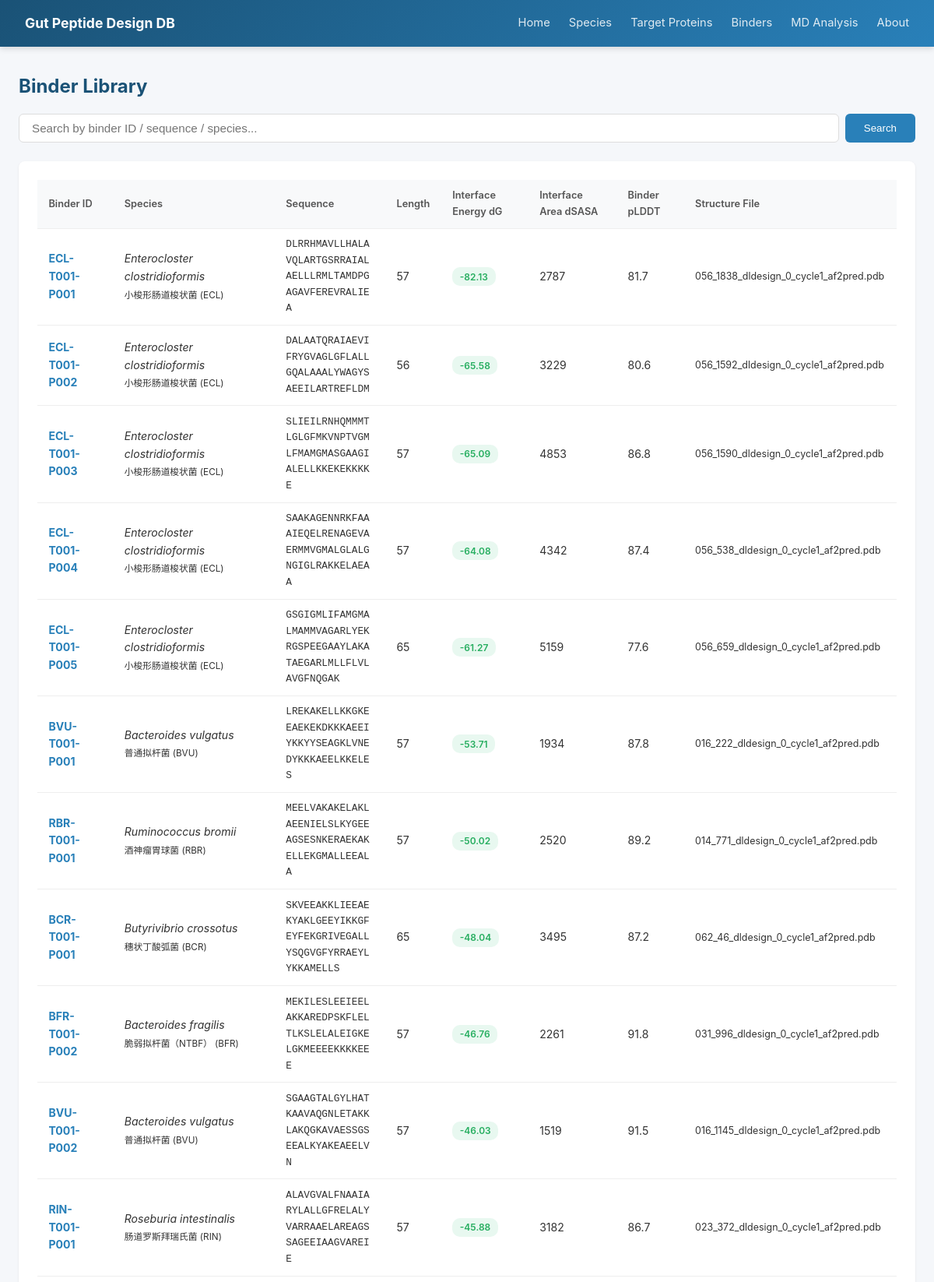
/binders (upper part), run on the app's committed database.
### tables this page shows
CREATE TABLE Binder (
        Binder_ID       TEXT PRIMARY KEY,
        Species_ID      TEXT NOT NULL,
        Binder_Sequence TEXT,
        Length          INTEGER,
        Raw_Score       REAL,
        dG_sep_norm     REAL,
        dSASA_int       REAL,
        complex_norm    REAL,
        total_score     REAL,
        packstat        REAL,
        hbonds_int      INTEGER,
        pLDDT_total     REAL,
        pLDDT_binder    REAL,
        PAE_interaction REAL,
        binder_RMSD     REAL,
        target_RMSD     REAL,
        Sequence_File   TEXT,
        Structure_File  TEXT,
        Notes           TEXT,
        FOREIGN KEY (Species_ID) REFERENCES Species(Species_ID)
    );

CREATE TABLE Species (
        Species_ID      TEXT PRIMARY KEY,
        Scientific_Name TEXT NOT NULL,
        Chinese_Name    TEXT,
        Taxonomy_ID     INTEGER,
        Genome_Accession TEXT,
        Proteome_Source TEXT,
        Notes           TEXT
    );

### app.py (the view)
@app.route('/binders')
def binder_list():
    db = get_db()
    q = request.args.get('q', '')
    sql = """
        SELECT b.*, s.Scientific_Name, s.Chinese_Name
        FROM Binder b JOIN Species s ON b.Species_ID=s.Species_ID
    """
    if q:
        rows = db.execute(sql+" WHERE b.Binder_ID LIKE ? OR b.Binder_Sequence LIKE ? OR s.Scientific_Name LIKE ? ORDER BY b.Raw_Score LIMIT 200",
                          (f'%{q}%',f'%{q}%',f'%{q}%')).fetchall()
    else:
        rows = db.execute(sql+" ORDER BY b.Raw_Score LIMIT 200").fetchall()
    return render_template('binders.html', binders=rows, q=q)

### app.py (called while the page is built)
@app.context_processor
def inject_meta():
    return {'DB_VERSION': DB_VERSION, 'REPO_URL': REPO_URL}

def get_db():
    if 'db' not in g:
        g.db = sqlite3.connect(DB_PATH)
        g.db.row_factory = sqlite3.Row
    return g.db

### templates/binders.html (shortened to what this page needs)
{% extends "base.html" %}
{% block content %}
<h1>Binder Library</h1>
<div class="search-box">
    <form method="GET" action="/binders" style="display:flex; gap:.5rem; width:100%;">
        <input type="text" name="q" value="{{ q }}" placeholder="Search by binder ID / sequence / species...">
        <button type="submit">Search</button>
    </form>
</div>
<div class="card">
    {% if binders %}
    <table>
        <thead><tr>
            <th>Binder ID</th><th>Species</th><th>Sequence</th><th>Length</th>
            <th>Interface Energy dG</th><th>Interface Area dSASA</th><th>Binder pLDDT</th><th>Structure File</th>
        </tr></thead>
        <tbody>
            {% for b in binders %}
            <tr>
                <td><a href="/binders/{{ b.Binder_ID }}"><strong>{{ b.Binder_ID }}</strong></a></td>
                <td><em>{{ b.Scientific_Name }}</em><br><small>{{ b.Chinese_Name }} ({{ b.Species_ID }})</small></td>
                <td style="font-family:monospace; font-size:.8rem;max-width:230px;word-break:break-all;">{{ b.Binder_Sequence }}</td>
                <td>{{ b.Length or '-' }}</td>
                <td>
                    {% if b.Raw_Score is not none %}
                    <span class="badge {% if b.Raw_Score < -6 %}badge-green{% elif b.Raw_Score < -4 %}badge-blue{% else %}badge-orange{% endif %}">{{ "%.2f"|format(b.Raw_Score) }}</span>
                    {% else %}<small style="color:#e67e22;">To be added</small>{% endif %}
                </td>
                <td>{% if b.dSASA_int is not none %}{{ "%.0f"|format(b.dSASA_int) }}{% else %}-{% endif %}</td>
                <td>{% if b.pLDDT_binder is not none %}{{ "%.1f"|format(b.pLDDT_binder) }}{% else %}-{% endif %}</td>
                <td style="font-size:.78rem;">{{ b.Structure_File or '-' }}</td>
            </tr>
            {% endfor %}
        </tbody>
    </table>
    {% else %}<div class="empty-state"><p>No Binder data</p></div>{% endif %}
</div>
{% endblock %}

### templates/base.html (style rules this page uses)
* { margin:0; padding:0; box-sizing:border-box; }
body { font-family:-apple-system,BlinkMacSystemFont,"Segoe UI","PingFang SC","Microsoft YaHei",sans-serif; background:#f5f7fa; color:#333; line-height:1.6; }
.card { background:white; border-radius:8px; box-shadow:0 1px 3px rgba(0,0,0,.08); padding:1.5rem; margin-bottom:1.5rem; }
table { width:100%; border-collapse:collapse; font-size:.88rem; }
th,td { padding:.65rem .9rem; text-align:left; border-bottom:1px solid #eee; }
th { background:#f8f9fa; font-weight:600; color:#555; font-size:.8rem; }
.search-box { display:flex; gap:.5rem; margin-bottom:1.5rem; }
.search-box input { flex:1; padding:.55rem 1rem; border:1px solid #ddd; border-radius:6px; font-size:.95rem; }
.search-box button { padding:.55rem 1.5rem; background:#2980b9; color:white; border:none; border-radius:6px; cursor:pointer; }
.badge { display:inline-block; padding:.15rem .6rem; border-radius:10px; font-size:.75rem; font-weight:600; }
.badge-green { background:#e8f8f0; color:#27ae60; }
h1 { font-size:1.5rem; margin-bottom:1rem; color:#1a5276; }
a { color:#2980b9; text-decoration:none; }

### data on the page
Binder: Binder_ID "ECL-T001-P001", Scientific_Name "Enterocloster clostridioformis", Chinese_Name "小梭形肠道梭状菌", Species_ID "ECL", Binder_Sequence "DLRRHMAVLLHALAVQLARTGSRRAIALAELLLRMLTAMDPGAGAVFEREVRALIEA", Length "57", Raw_Score "-82.13", dSASA_int "2787", pLDDT_binder "81.7", Structure_File "056_1838_dldesign_0_cycle1_af2pred.pdb"
Binder: Binder_ID "ECL-T001-P002", Scientific_Name "Enterocloster clostridioformis", Chinese_Name "小梭形肠道梭状菌", Species_ID "ECL", Binder_Sequence "DALAATQRAIAEVIFRYGVAGLGFLALLGQALAAALYWAGYSAEEILARTREFLDM", Length "56", Raw_Score "-65.58", dSASA_int "3229", pLDDT_binder "80.6", Structure_File "056_1592_dldesign_0_cycle1_af2pred.pdb"
Binder: Binder_ID "ECL-T001-P003", Scientific_Name "Enterocloster clostridioformis", Chinese_Name "小梭形肠道梭状菌", Species_ID "ECL", Binder_Sequence "SLIEILRNHQMMMTLGLGFMKVNPTVGMLFMAMGMASGAAGIALELLKKEKEKKKKE", Length "57", Raw_Score "-65.09", dSASA_int "4853", pLDDT_binder "86.8", Structure_File "056_1590_dldesign_0_cycle1_af2pred.pdb"
Binder: Binder_ID "ECL-T001-P004", Scientific_Name "Enterocloster clostridioformis", Chinese_Name "小梭形肠道梭状菌", Species_ID "ECL", Binder_Sequence "SAAKAGENNRKFAAAIEQELRENAGEVAERMMVGMALGLALGNGIGLRAKKELAEAA", Length "57", Raw_Score "-64.08", dSASA_int "4342", pLDDT_binder "87.4", Structure_File "056_538_dldesign_0_cycle1_af2pred.pdb"
Binder: Binder_ID "ECL-T001-P005", Scientific_Name "Enterocloster clostridioformis", Chinese_Name "小梭形肠道梭状菌", Species_ID "ECL", Binder_Sequence "GSGIGMLIFAMGMALMAMMVAGARLYEKRGSPEEGAAYLAKATAEGARLMLLFLVLAVGFNQGAK", Length "65", Raw_Score "-61.27", dSASA_int "5159", pLDDT_binder "77.6", Structure_File "056_659_dldesign_0_cycle1_af2pred.pdb"
Binder: Binder_ID "BVU-T001-P001", Scientific_Name "Bacteroides vulgatus", Chinese_Name "普通拟杆菌", Species_ID "BVU", Binder_Sequence "LREKAKELLKKGKEEAEKEKDKKKAEEIYKKYYSEAGKLVNEDYKKKAEELKKELES", Length "57", Raw_Score "-53.71", dSASA_int "1934", pLDDT_binder "87.8", Structure_File "016_222_dldesign_0_cycle1_af2pred.pdb"
Binder: Binder_ID "RBR-T001-P001", Scientific_Name "Ruminococcus bromii", Chinese_Name "酒神瘤胃球菌", Species_ID "RBR", Binder_Sequence "MEELVAKAKELAKLAEENIELSLKYGEEAGSESNKERAEKAKELLEKGMALLEEALA", Length "57", Raw_Score "-50.02", dSASA_int "2520", pLDDT_binder "89.2", Structure_File "014_771_dldesign_0_cycle1_af2pred.pdb"
Binder: Binder_ID "BCR-T001-P001", Scientific_Name "Butyrivibrio crossotus", Chinese_Name "穗状丁酸弧菌", Species_ID "BCR", Binder_Sequence "SKVEEAKKLIEEAEKYAKLGEEYIKKGFEYFEKGRIVEGALLYSQGVGFYRRAEYLYKKAMELLS", Length "65", Raw_Score "-48.04", dSASA_int "3495", pLDDT_binder "87.2", Structure_File "062_46_dldesign_0_cycle1_af2pred.pdb"
Binder: Binder_ID "BFR-T001-P002", Scientific_Name "Bacteroides fragilis", Chinese_Name "脆弱拟杆菌（NTBF）", Species_ID "BFR", Binder_Sequence "MEKILESLEEIEELAKKAREDPSKFLELTLKSLELALEIGKELGKMEEEEKKKKEEE", Length "57", Raw_Score "-46.76", dSASA_int "2261", pLDDT_binder "91.8", Structure_File "031_996_dldesign_0_cycle1_af2pred.pdb"
Binder: Binder_ID "BVU-T001-P002", Scientific_Name "Bacteroides vulgatus", Chinese_Name "普通拟杆菌", Species_ID "BVU", Binder_Sequence "SGAAGTALGYLHATKAAVAQGNLETAKKLAKQGKAVAESSGSEEALKYAKEAEELVN", Length "57", Raw_Score "-46.03", dSASA_int "1519", pLDDT_binder "91.5", Structure_File "016_1145_dldesign_0_cycle1_af2pred.pdb"
Binder: Binder_ID "RIN-T001-P001", Scientific_Name "Roseburia intestinalis", Chinese_Name "肠道罗斯拜瑞氏菌", Species_ID "RIN", Binder_Sequence "ALAVGVALFNAAIARYLALLGFRELALYVARRAAELAREAGSSAGEEIAAGVAREIE", Length "57", Raw_Score "-45.88", dSASA_int "3182", pLDDT_binder "86.7", Structure_File "023_372_dldesign_0_cycle1_af2pred.pdb"
